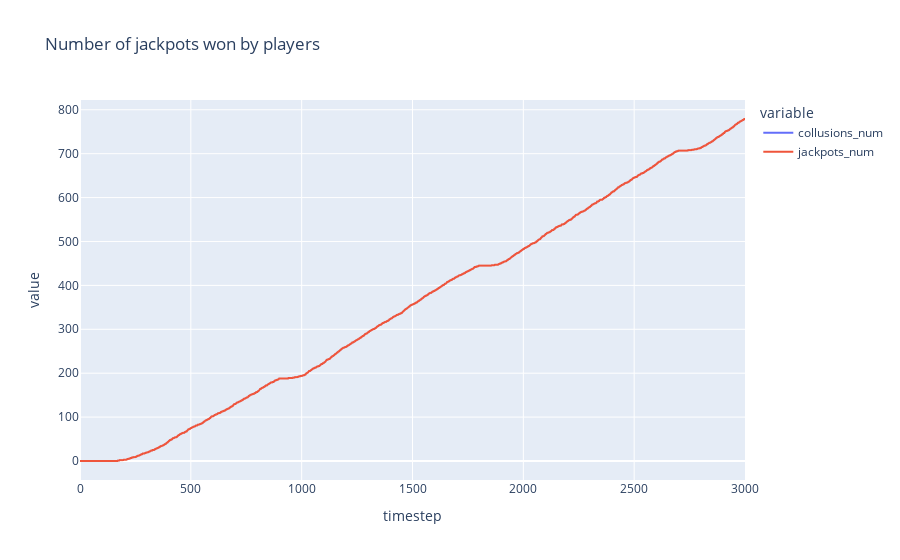

The cell this chart's notebook holds for it:
### Code cell
px.line(res, x='timestep', y=['collusions_num', 'jackpots_num'], title="Number of jackpots won by players", height=600)

### Figure 1 — Plotly figure (JSON) as saved in the notebook; plotly's stock layout.template omitted (floating-point values rounded to 4 significant figures; data arrays with more than 128 entries replaced by an {"elided": "..."} marker saying what was removed)
{"data": [{"hovertemplate": "variable=collusions_num<br>timestep=%{x}<br>value=%{y}<extra></extra>", "legendgroup": "collusions_num", "line": {"color": "#636efa", "dash": "solid"}, "marker": {"symbol": "circle"}, "mode": "lines", "name": "collusions_num", "showlegend": true, "type": "scattergl", "x": {"elided": "3001 int values"}, "xaxis": "x", "y": {"elided": "3001 int values"}, "yaxis": "y"}, {"hovertemplate": "variable=jackpots_num<br>timestep=%{x}<br>value=%{y}<extra></extra>", "legendgroup": "jackpots_num", "line": {"color": "#EF553B", "dash": "solid"}, "marker": {"symbol": "circle"}, "mode": "lines", "name": "jackpots_num", "showlegend": true, "type": "scattergl", "visible": true, "x": {"elided": "3001 int values"}, "xaxis": "x", "y": {"elided": "3001 int values"}, "yaxis": "y"}], "layout": {"autosize": true, "legend": {"title": {"text": "variable"}, "tracegroupgap": 0}, "title": {"text": "Number of jackpots won by players"}, "xaxis": {"anchor": "y", "autorange": true, "domain": [0, 1], "range": [0, 3000], "title": {"text": "timestep"}, "type": "linear"}, "yaxis": {"anchor": "x", "autorange": true, "domain": [0, 1], "range": [-43.28, 822.3], "title": {"text": "value"}, "type": "linear"}}}
